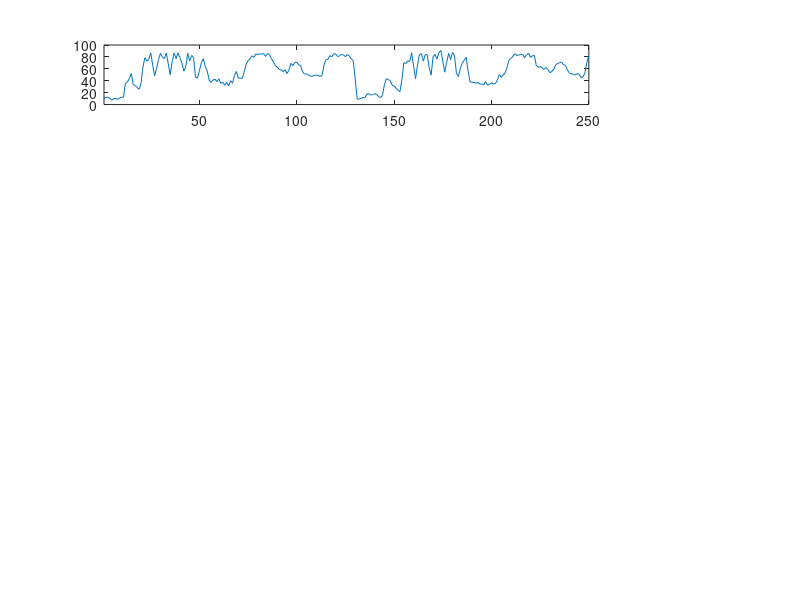

This figure's MATLAB source: (Note: this script raises an error after producing the figure.)
function [Clustering] = ClusteringML(TS, MM, MaxStep)
% creat and add
if (~exist('MaxStep','var')), MaxStep=100; end;
TS=load('Bird_MFCC.txt');
TS=[TS;TS;TS;TS]
wL = int64(250);
%TS=TS(1:wL);
MM=50;
rate=2*MM;
TS = TS(:)';
%clc;
t_ref0 = cputime;
h = subplot(5,5,1:4);
W = double(wL);


%hold (h, 'on');

Mark = zeros(1,length(TS));
Cluster = [];
ClusterPath = {};
Cost_Add = [inf 0 0 0];
ActionList(1,:) = [0 0 0];

% Initial Motif variable
for k=1:length(MM)
    Motif(k,:) = [inf 0 0 MM(k)];
end

step=1;
s=1;
NoMotif(1:length(MM)) = false;
while (step<10000) %% Fix at most 100 steps
    e=s+W;
    plot(h,(s:e-1),TS(s:e-1));
    xlim(h,[s,e-1]);
    disp(sprintf(' ===== Step %d ======',step));
    t_ref1 = cputime;
    
    disp(' -- Create New Cluster --');
    %%% Motif Discovery %%%
    m_index = 0;
    for k=1:length(MM)
        M=MM(k);
        if (k>1),
            if (NoMotif(k-1)==true),
                NoMotif(k)=true;
            end
        end
        
        if ( NoMotif(k) == true)
            Cost_Create(k) = inf;
            fprintf('No more motif of length:%d\n',M);
        else
            if (Motif(k,1)==inf)
                fprintf('Finding motif of length:%d .... ',M);
                t_ref = cputime;
                TTS=TS(s:e-1);
                MMark=Mark(s:e);
                motif = MK_Motif(TTS,M,MMark);
                Motif(k,:) = [motif, M];
                Motif(k,2)=Motif(k,2)+s;
                Motif(k,3)=Motif(k,3)+s;
                if (Motif(k,1)==inf)
                    NoMotif(k)=true;
                end
                fprintf('motif ED:%.2f @[%d, %d]   Finish in %.2f sec\n',motif(1,1),motif(1,2),motif(1,3),cputime-t_ref);
            else
                disp(sprintf('Motif of length:%d  is ready.',M));
            end
            % To find this best pair, we treat one motif as a hypothesis and
            % see how well it encodes the other
            [Cost_Create(k)]= CostIfCreate(TS,Mark,Cluster,Motif(k,:));
            
        end
    end
    [cost_create m_index] = min(Cost_Create);
    
    
    disp(' -- Add to current Cluster --');
    Cost_Add(:,1) = inf;
    cost_add=inf;
    [Cost_Add] = CostIfAddML(TS,Mark,Cluster,Cost_Add,MM,s,e);
    % Cost_Add(:,2)=Cost_Add(:,2)+step;
    [cost_add a_index] = min(Cost_Add(:,1));
    
    cost_merge=inf;
    
    min_cost = min([cost_create, cost_add, cost_merge]);
    
    if (min_cost == inf),
        break;
    end
    
    if (cost_create == min_cost)
        M = MM(m_index);
        
        [Cluster Mark] = CreateNewCluster(TS,Mark,Cluster,Motif(m_index,:));
        ActionListML(step,:)=[1 Motif(m_index,2) Motif(m_index,3) M];
        disp(sprintf('Choost to Create Cluster    from Motif Len:%d, pos1:%d, pos2:%d',M,Motif(m_index,2),Motif(m_index,3)));
        
        Cluster(length(Cluster)).cost=cost_create;
        hold(h, 'on');
        plot(h,(Motif(1,2):Motif(1,2)+Motif(1,4)-1),TS(Motif(1,2):(Motif(1,2)+Motif(1,4)-1)),'r','LineWidth',2);
        plot(h,(Motif(1,3):Motif(1,3)+Motif(1,4)-1),TS(Motif(1,3):(Motif(1,3)+Motif(1,4)-1)),'r','LineWidth',2);
        
    elseif (cost_add == min_cost)
        pos = Cost_Add(a_index,2);
        cid = Cost_Add(a_index,3);
        M   = Cost_Add(a_index,4);
        [Cluster Mark] = AddToCluster(TS,Mark,Cluster,pos,cid,M);
        ActionListML(step,:)=[2 pos cid M];
        
        Cluster(cid).cost=cost_add;
        hold(h, 'on');
        plot(h,(pos:pos+M-1),TS(pos:pos+M-1),'r','LineWidth',2);

        disp('Choose to Add ');
    elseif (cost_merge == min_cost)
        Cluster = TmpCluster;
        cid1=MergeInfo(1);
        cid2=MergeInfo(2);
        M   =MergeInfo(3);
        
        ActionListML(step,:)=[3 cid1 cid2 M];
        disp('Choose to Merge 2 Clusters');
    end
    
    
    
    
    ActionListML(step,:)=[1 Motif(m_index,2) Motif(m_index,3) M];
    disp(sprintf('Choost to Create Cluster    from Motif Len:%d, pos1:%d, pos2:%d',M,Motif(m_index,2),Motif(m_index,3)));
    
    
    for clusloc=1:length(Cluster);
        h1 = subplot(5,5,clusloc+4);
        hold off;
        for j=1:size(Cluster(clusloc).elm,1)
            pos=Cluster(clusloc).elm(j,1);
            r=DNorm_Unif(TS(pos:pos+M-1));
            plot(h1,r,'b','LineWidth',2);
            hold on;
        end
        plot(h1,Cluster(clusloc).cenTS,'r','LineWidth',2);
        drawnow
        
        xlabel(h1,sprintf('CreCos:%5.2f',Cluster(clusloc).cost));
        
    end
    %%% Before starting next round - Remove motif
    % % Remove the motifs if the positions inside them are already used
    for k=1:length(MM)
        if (Motif(k,1)~=inf)
            a=Motif(k,2);
            b=Motif(k,3);
            M=Motif(k,4);
            %%%%%%%%%% Better to change here %%%%%%%%%%%%%%
            ChkM = [0, MM(MM<=M)-1];
            if (any(Mark(a+ChkM)==1) || any(Mark(b+ChkM)==1))
                Motif(k,:) = [inf 0 0 0];      % in next round, do motif discovery again
            end
        end
    end
    % % Remove the added subsequence if some positions inside them are already used
    for ci=1:size(Cost_Add,1)
        if (Cost_Add(ci,1) ~= inf)
            a = Cost_Add(ci,2);
            M = Cost_Add(ci,4);
            ChkM = [0,  MM(MM<=M)-1];
            if (any(Mark(a+ChkM)==1))
                Cost_Add(ci,:) = [inf 0 0 0];      % in next round, do find added cluster again
            end
        end
    end
    
 %   plot(h,(s:e-1),Mark(s:e-1)*(-500)-7000)
    %DisplayClusterA(TS,Cluster,1);
    %    DList(step)=min_cost;
    ClusterPath{end+1} = Cluster;
    
    disp(sprintf('.. Finish Step %d in %.2f sec',step,cputime-t_ref1));
    %         if (length(DList)>3)&&(DList(end-3) > 0),
    %             disp('Terminated because min_cost > 2');
    %             break;
    %         end;
    step = step+1;
    s=s+rate;
    save;
end
Clustering.TS    = TS;
Clustering.MM    = MM;
Clustering.CPath = ClusterPath;
Clustering.AList = ActionListML;
Clustering.DList = DList;

end

%%
function d=ED(ts1,ts2)
d = sqrt(sum((ts1-ts2).^2));
end

%% Note: motif is a struct
function [cost_create]= CostIfCreate(TS,Mark,Cluster,motif)
if (motif(1,1)==inf),  cost_create=inf; return; end

clen = length(Cluster);
a = motif(1,2);
b = motif(1,3);
M = motif(1,4);
ts1 = DNorm_Unif(TS(a:a+M-1));
ts2 = DNorm_Unif(TS(b:b+M-1));
%%% BUG_ROUND
center = round((ts1+ts2)/2);

Mark(a:a+M-1)=1;
Mark(b:b+M-1)=1;

Xshf=0;
Cluster(clen+1).elm(1,:) = [a, M, Xshf];
Cluster(clen+1).elm(2,:) = [b, M, Xshf];
Cluster(clen+1).cenTS = center;
Cluster(clen+1).cenM = M;
Cluster(clen+1).minXs = 0;
Cluster(clen+1).maxXs = 0;
Cluster(clen+1).minM = M;
Cluster(clen+1).maxM = M;

%%% New MDL: Bits Save / length
diff1 = MDL(ts1-center);
diff2 = MDL(ts2-center);
MDL_OLD = (MDL(ts1)+MDL(ts2))/M;
MDL_NEW = (MDL(center)+ min(diff1,diff2))/M;  % ????
cost_create = MDL_NEW - MDL_OLD;
end


%%
function [Cluster Mark] = CreateNewCluster(TS,Mark,Cluster,motif)

clen = length(Cluster);
a = motif(1,2);
b = motif(1,3);
M = motif(1,4);
ts1 = DNorm_Unif(TS(a:a+M-1));
ts2 = DNorm_Unif(TS(b:b+M-1));
center = round((ts1+ts2)/2);

Xshf=0;
Cluster(clen+1).elm(1,:) = [a, M, Xshf];
Cluster(clen+1).elm(2,:) = [b, M, Xshf];
Cluster(clen+1).cenTS = center;
Cluster(clen+1).cenM = M;
Cluster(clen+1).minXs = 0;
Cluster(clen+1).maxXs = 0;
Cluster(clen+1).minM = M;
Cluster(clen+1).maxM = M;

if (any(Mark(a:a+M-1)) || any(Mark(b:b+M-1)))
    fprintf('Warning!! CreateNewCluster:: Mark twice!!\n');
    pause(1);
end

Mark(a:a+M-1)=1;
Mark(b:b+M-1)=1;
end



%%
function [Cost_Add] = CostIfAddML(TS,Mark,Cluster,Cost_Add,MM,s,e)
if (length(Cluster) < 1),
    Cost_Add = [inf 0 0 0];
    return;
end

for ci=1:length(Cluster)
    [Cost_Add(ci,:)] = FindAddedClusterML(TS,Mark,Cluster,ci,MM,s,e);
    cadd = Cost_Add(ci,:);
    fprintf('Add=> cid:%d, ts:%d, M=%d,  cost=%.2f\n',cadd(3),cadd(2),cadd(4),cadd(1));
end
end


%% Brute Force to find the next candidate to merge
function [cost_Add] = FindAddedClusterML(TS,Mark,Cluster,ci,MM,s,e)

cenTS = Cluster(ci).cenTS;
M = Cluster(ci).cenM;

bsf_ed = inf;
for p=s:e-M+1
    ChkM = [0,  MM(MM<=M)-1];
    if (any(Mark(p+ChkM)==1))
        continue;
    end
    
    
    ed = ED(cenTS,DNorm_Unif(TS(p:p+M-1)));
    if (bsf_ed > ed)
        bsf_ed  = ed;
        bsf_pos = p;
        bsf_cid = ci;
    end
end

if (bsf_ed==inf)
    cost_Add = [inf 0 0 0];
else
    %%% Old MDL: Bits Save / length
    MDL_OLD1 = MDL_Cluster_i(TS,Cluster(bsf_cid))/M;   %DLC(C)
    MDL_OLD2 = MDL(DNorm_Unif(TS(bsf_pos:bsf_pos+M-1)))/M;   %DL(A)
    MDL_OLD = MDL_OLD1 + MDL_OLD2;        % DL(Before)
    
    cen1 = Cluster(bsf_cid).cenTS;
    
    Cluster = AddToCluster(TS,Mark,Cluster,bsf_pos,bsf_cid,M);
    cen2 = Cluster(bsf_cid).cenTS;
    
    %%% New MDL: Bits Save / length
    MDL_NEW = MDL_Cluster_i(TS,Cluster(bsf_cid))/M;
    cost = MDL_NEW - MDL_OLD;
    cost_Add = [cost bsf_pos bsf_cid M];
end
end


%%
function [Cluster Mark] = AddToCluster(TS,Mark,Cluster,pos,cid,M)
Mark(pos:pos+M-1)=1;
Cluster(cid).elm(end+1,:) = [pos M 0];
n = size(Cluster(cid).elm,1);
old_cen = Cluster(cid).cenTS;
new_cen = round(( (n-1)*old_cen + DNorm_Unif(TS(pos:pos+M-1)) )/n);
Cluster(cid).cenTS = new_cen;
end


%%
function [cost Cluster MergeInfo] = CostIfMergeML(TS,Mark,Cluster)
if (length(Cluster) < 2), cost=inf; MergeInfo = [0 0 0]; return; end;
[Cluster MergeInfo cost] = Find2NearestClustersML(TS,Cluster);
fprintf('Best Merge=> c1:%d, c2:%d,  cost=%.2f\n',MergeInfo(1), MergeInfo(2), cost);
end


function [FCluster MergeInfo cost] = Find2NearestClustersML(TS,Cluster)
FCluster = Cluster;
MergeInfo = [0 0 0];
cost = inf;
bsf_mdl = inf;
for c1 = 1:length(Cluster)
    cen1 = Cluster(c1).cenTS;
    M1   = length(cen1);
    N1   = size(Cluster(c1).elm,1);
    bsf_ed = inf;
    for c2 = c1+1:length(Cluster)
        cen2 = Cluster(c2).cenTS;
        M2   = length(cen2);
        if (c1==c2), continue; end;
        N2   = size(Cluster(c2).elm,1);
        % Find best position of merging center using ED
        
        Mmax = M1+M2;
        for x = 1:Mmax-M2
            ts1 = [            cen1, zeros(1,M2+x-M1)];
            ts2 = [zeros(1,x), cen2, zeros(1,M1-M2-x)];
            %
            ts1_s = cen1(x+1:min(M1,M2+x));
            ts2_s = cen2(1:min(M1-x,M2));
            new_cen = (ts1_s*N1 + ts2_s*N2)/(N1+N2);
            
            Mc = length(new_cen);
            part1=[]; part2=[];
            if (M1>Mc),  part1 = cen1(1:x); end
            if (M1>M2+x),
                part2 = cen1(M2+x+1:M1);
            else
                part2 = cen2(M1-x+1:M2);
            end
            new_cen = [part1, new_cen, part2];
            
            ed = ED(ts1_s, ts2_s);
            Xshf1 = 0; Xshf2= x;
            [TmpCluster, cost_mdl] = Merge2Cluster(TS,Cluster,c1,c2,Xshf1,Xshf2,new_cen);
            if (bsf_mdl > cost_mdl)
                bsf_mdl = cost_mdl;
                FCluster = TmpCluster;
                MergeInfo = [c1 c2 length(new_cen)];
            end
        end
        
        for x = 1:Mmax-M1
            ts1 = [zeros(1,x), cen1, zeros(1,M2-M1-x)];
            ts2 = [             cen2, zeros(1,M1+x-M2)];
            
            ts1_s = cen1(1:min(M2-x,M1));
            ts2_s = cen2(x+1:min(M2,M1+x));
            new_cen = (ts1_s*N1 + ts2_s*N2)/(N1+N2);
            
            Mc = length(new_cen);
            part1=[]; part2=[];
            if (M2>Mc),  part1 = cen2(1:x); end
            if (M2>M1+x),
                part2 = cen2(M1+x+1:M2);
            else
                part2 = cen1(M2-x+1:M1);
            end
            new_cen = [part1, new_cen, part2];
            
            ed = ED(ts1_s, ts2_s);
            Xshf1 = x; Xshf2= 0;
            [TmpCluster, cost_mdl] = Merge2Cluster(TS,Cluster,c1,c2,Xshf1,Xshf2,new_cen);
            if (bsf_mdl > cost_mdl)
                bsf_mdl = cost_mdl;
                FCluster = TmpCluster;
                MergeInfo = [c1 c2 length(new_cen)];
            end
        end
    end
    
    
    if (bsf_ed == inf),  continue; end;
end

cost = bsf_mdl;
end

function [FCluster, cost_mdl] = Merge2Cluster(TS,Cluster,c1,c2,Xshf1,Xshf2,cen)
%%% Compute MDL
if (c1>c2),
    [FCluster, cost_mdl] = Merge2Cluster(TS,Cluster,c2,c1,Xshf2,Xshf1,cen);
    return;
end;

Clus1 = Cluster(c1);
Clus2 = Cluster(c2);
MDL_OLD1 = MDL_Cluster_i(TS,Clus1) / Clus1.maxM;
MDL_OLD2 = MDL_Cluster_i(TS,Clus2) / Clus2.maxM;
MDL_OLD  = MDL_OLD1 + MDL_OLD2;

Cluster(c1).elm = [ Clus1.elm(:,1:2), Clus1.elm(:,3)+Xshf1;  ...
    Clus2.elm(:,1:2), Clus2.elm(:,3)+Xshf2];
new_cen = cen;
Cluster(c1).cenTS = new_cen;
Cluster(c1).cenM  = length(new_cen);
Cluster(c1).minM  = min([Clus1.minM, Clus2.minM]);
Cluster(c1).maxM  = max([Clus1.maxM, Clus2.maxM]);
Cluster(c1).minXs = min(Cluster(c1).elm(:,3));
Cluster(c1).maxXs = max(Cluster(c1).elm(:,3));

Cluster(c2) = [];

% %%% New MDL: Bits Save / length
MDL_NEW = MDL_Cluster_i(TS,Cluster(c1)) / Cluster(c1).maxM;
cost_mdl = MDL_NEW - MDL_OLD;
FCluster = Cluster;
end

% %%%%%%%%%%%%%%%%%%%%%%%%%%%%%%%%%%%%%%%%%%%%%%%%%%%%%%%%%%%%%%
% %%%%%%%%%%%%%%%%%%%%%%%% MDL Stuffs  %%%%%%%%%%%%%%%%%%%%%%%%%
% %%%%%%%%%%%%%%%%%%%%%%%%%%%%%%%%%%%%%%%%%%%%%%%%%%%%%%%%%%%%%%
%%
function cost = MDL_Cluster_i(TS,clusi)
cost = 0;
cenTS = clusi.cenTS;
cenM  = clusi.cenM;


cost_diff = 0;
max_mdl_diff = -inf;

for j=1:size(clusi.elm,1) %%%% Careful Here %%%
    pos  = clusi.elm(j,1);
    M    = clusi.elm(j,2);
    Xshf = clusi.elm(j,3);
    
    ts = DNorm_Unif(TS(pos:pos+M-1));
    ts = [zeros(1,Xshf), ts, zeros(1,cenM-M-Xshf)];
    
    mdl_diff = MDL(ts-cenTS);
    max_mdl_diff = max(max_mdl_diff, mdl_diff);
    cost_diff = cost_diff + mdl_diff;
end
%cost_diff = cost_diff - max_mdl_diff;
%cost=MDL(cenTS)
% cost=cost_clus+cost_diff
% DLC(C)=DL(H)+z[DL(A|H)]-max(DL(A|H)
cost = MDL(cenTS) + cost_diff - max_mdl_diff;
end

%%
function cost = MDL(ts)
cost = bitcost_ent(ts);
end

function cost = bitcost_ent(ts)
ts = ts-min(ts)+1;
if (min(ts)==max(ts))
    ts(end) = -ts(end);
end
cost = ent(ts);
end

function cost = ent(ts)
min_val = min(ts);
max_val = max(ts);
f = histc(ts(:),min_val:max_val);
f = f(:)'/sum(f);
ent = -f.*log(f+0.000000000000000000001)./log(2);
cost = length(ts)* sum(ent);
end
